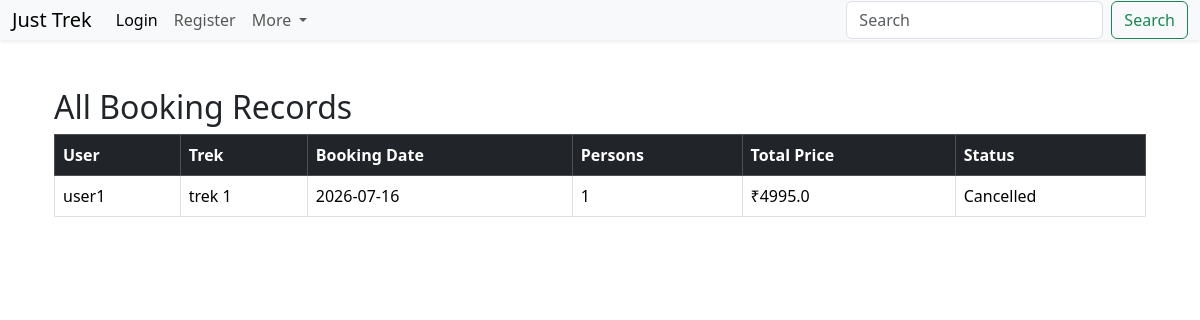
The app's page /admin/view_bookings (signed in) with its own data.
### models.py (models this page shows, shortened)
class Booking(db.Model):
    __tablename__ = "bookings"
    id = db.Column(db.Integer, primary_key=True)
    user_id = db.Column(db.Integer,db.ForeignKey("users.id"),nullable=False)
    trek_id = db.Column(db.Integer,db.ForeignKey("treks.id"),nullable=False)
    booking_date = db.Column(db.String(20), nullable=False)
    persons = db.Column(db.Integer, nullable=False)
    total_price = db.Column(db.Float, nullable=False)
    booking_status = db.Column(db.String(20), nullable=False, default="pending")
    payment_status = db.Column(db.String(20), nullable=False, default="unpaid")

class User(db.Model):
    __tablename__ = "users"
    id = db.Column(db.Integer, primary_key=True)
    username = db.Column(db.String(50), unique=True, nullable=False)
    passhash = db.Column(db.String(200), nullable=False)
    name = db.Column(db.String(50), nullable=False)
    role = db.Column(db.String(20), nullable=False)
    approved = db.Column(db.Boolean, default=False)
    active = db.Column(db.Boolean, default=True)
    bookings = db.relationship("Booking", backref="user", lazy=True)
    staff_profile = db.relationship(
        "StaffProfile",
        backref="user",
        uselist=False,
    )
    @property
    def password(self):
        raise AttributeError("Password is not a readable attribute")

class Trek(db.Model):
    __tablename__ = "treks"
    id = db.Column(db.Integer, primary_key=True)
    name = db.Column(db.String(100), nullable=False)
    location = db.Column(db.String(100), nullable=False)
    difficulty = db.Column(db.String(50), nullable=False)
    duration = db.Column(db.String(50), nullable=False)
    price = db.Column(db.Float, nullable=False)
    available_slots = db.Column(db.Integer, nullable=False)
    status = db.Column(db.String(20), nullable=False, default="open")
    assigned_staff_id = db.Column(db.Integer, db.ForeignKey("users.id"), nullable=True)
    bookings = db.relationship("Booking", backref="trek", lazy=True)

### routes.py (the view)
@main.route("/admin/view_bookings")
def view_bookings():
    if session.get("role") != "admin":
        flash("Access Denied!")
        return redirect(url_for("main.login"))
    bookings = Booking.query.all()
    return render_template(
        "admin/view_bookings.html",
        bookings=bookings
    )

### templates/admin/view_bookings.html (shortened to what this page needs)
{% extends "base.html" %}
{% block content %}
<div class="container mt-5">
<h2>All Booking Records</h2>
<table class="table table-bordered table-hover">
<thead class="table-dark">
<tr>
<th>User</th>
<th>Trek</th>
<th>Booking Date</th>
<th>Persons</th>
<th>Total Price</th>
<th>Status</th>
</tr>
</thead>
<tbody>
{% for booking in bookings %}
<tr>
<td>{{ booking.user.name }}</td>
<td>{{ booking.trek.name }}</td>
<td>{{ booking.booking_date }}</td>
<td>{{ booking.persons }}</td>
<td>₹{{ booking.total_price }}</td>
<td>{{ booking.booking_status }}</td>
</tr>
{% else %}
<tr>
<td colspan="6">
No bookings available.
</td>
</tr>
{% endfor %}
</tbody>
</table>
</div>
{% endblock %}

### records on screen
Booking: user.name "user1", trek.name "trek 1", booking_date "2026-07-16", persons "1", total_price "4995.0", booking_status "Cancelled"
